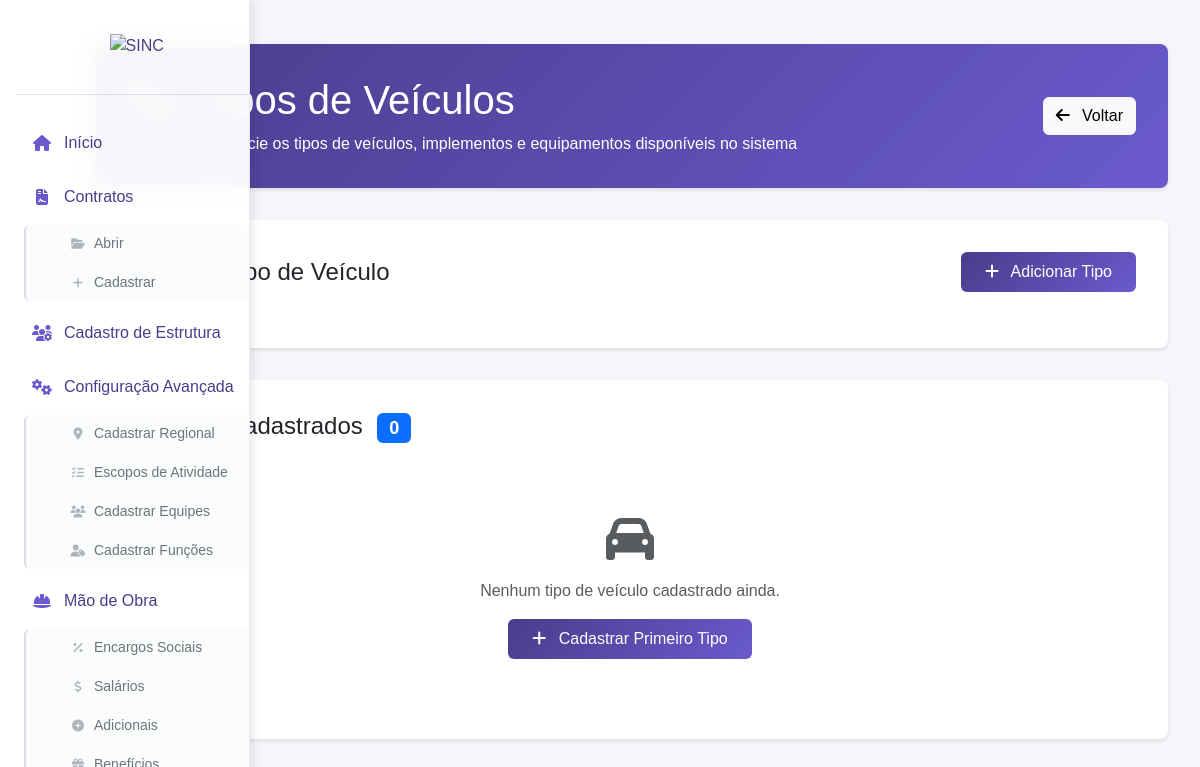
The page /veiculos/tipos/ on the database as committed earlier.
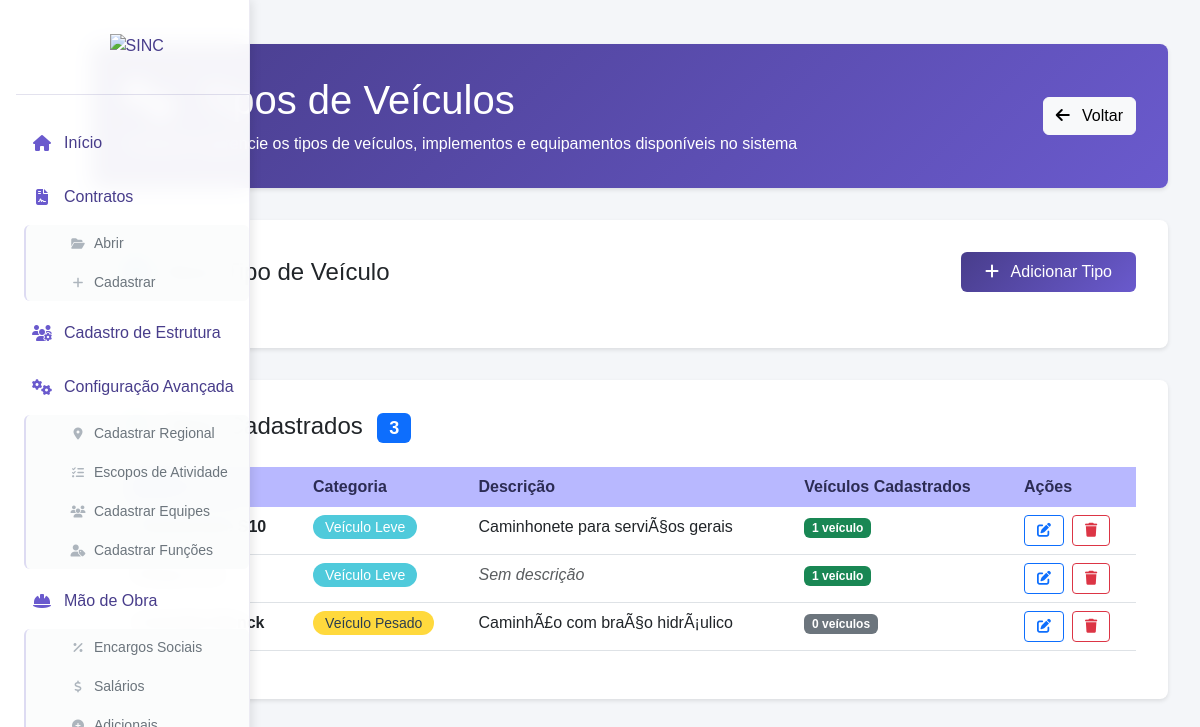
The same page on the database as committed later.
### veiculos/models.py (models this page shows, shortened)
class TipoVeiculo(models.Model):
    CATEGORIA_CHOICES = [
        ('veiculo_leve', 'Veículo Leve'),
        ('veiculo_pesado', 'Veículo Pesado'),
        ('implemento', 'Implemento'),
        ('equipamento', 'Equipamento'),
    ]
    nome = models.CharField(max_length=100, unique=True, verbose_name="Nome do Tipo")
    categoria = models.CharField(
        max_length=50,
        choices=CATEGORIA_CHOICES,
        verbose_name="Categoria"
    )
    descricao = models.TextField(blank=True, null=True, verbose_name="Descrição")
    especificacoes_tecnicas = models.TextField(
        blank=True,
        null=True,
        verbose_name="Especificações Técnicas"
    )
    created_at = models.DateTimeField(auto_now_add=True)
    updated_at = models.DateTimeField(auto_now=True)
    class Meta:
        verbose_name = "Tipo de Veículo"
        verbose_name_plural = "Tipos de Veículos"
        ordering = ['categoria', 'nome']

### veiculos/views.py (the view, shortened to what this page needs)
# urls.py: path('tipos/', TipoVeiculoCreateView.as_view(), name='cadastrar_tipo_veiculo'),
class TipoVeiculoCreateView(CreateView):
    model = TipoVeiculo
    form_class = TipoVeiculoForm
    template_name = "veiculos/cadastrar_tipo_veiculo.html"
    success_url = reverse_lazy("cadastrar_tipo_veiculo")
    def get(self, request, *args, **kwargs):
        return super().get(request, *args, **kwargs)
    def get_context_data(self, **kwargs):
        context = super().get_context_data(**kwargs)
        from django.db.models import Count
        context["tipos"] = TipoVeiculo.objects.annotate(
            total_veiculos=Count('veiculos')
        ).order_by('categoria', 'nome')
        return context

### app/context_processors.py (called while the page is built)
def contrato_context(request):
    contrato_id = request.session.get('contrato_id')
    contrato = None
    if contrato_id:
        try:
            contrato = CadastroContrato.objects.get(contrato=contrato_id)
        except CadastroContrato.DoesNotExist:
            pass
    return {'contrato': contrato}

### veiculos/templates/veiculos/cadastrar_tipo_veiculo.html (shortened to what this page needs)
{% extends 'base.html' %}
{% load static %}
{% block content %}
<div class="container-fluid py-4">
    <div class="page-header">
        <div class="d-flex align-items-center justify-content-between">
            <div>
                <h1 class="mb-2">
                    <i class="fas fa-cogs me-3"></i>
                    Tipos de Veículos
                </h1>
                <p class="mb-0 opacity-90">
                    Cadastre e gerencie os tipos de veículos, implementos e equipamentos disponíveis no sistema
                </p>
            </div>
            <div>
                <a href="{% url 'menu_cadastro_estrutura' %}" class="btn btn-light">
                    <i class="fas fa-arrow-left me-2"></i>
                    Voltar
                </a>
            </div>
        </div>
    </div>
    <div class="form-card">
        <div class="d-flex align-items-center justify-content-between mb-4">
            <h4 class="mb-0">
                <i class="fas fa-plus-circle me-2 text-primary"></i>
                Novo Tipo de Veículo
            </h4>
            <button class="btn btn-primary-custom btn-custom"
                    hx-get="?fragment=form"
                    hx-target="#tipo-form"
                    hx-swap="innerHTML">
                <i class="fas fa-plus me-2"></i>
                Adicionar Tipo
            </button>
        </div>
    </div>
    <div class="form-card">
        <div class="d-flex align-items-center justify-content-between mb-4">
            <h4 class="mb-0">
                <i class="fas fa-list me-2 text-success"></i>
                Tipos Cadastrados
                <span class="badge bg-primary ms-2">{{ tipos.count }}</span>
            </h4>
        </div>
        <div id="lista-tipos" class="table-responsive">
            {% include 'veiculos/_lista_tipos_veiculos_inline.html' %}
        </div>
    </div>
</div>
{% endblock %}

### app/templates/base.html (shortened to what this page needs)
{% load static %}
<!DOCTYPE html>
<html lang="pt-br">
<head>
    <link href="https://cdn.jsdelivr.net/npm/bootstrap@5.3.0/dist/css/bootstrap.min.css" rel="stylesheet">
    <link rel="stylesheet" href="https://cdnjs.cloudflare.com/ajax/libs/font-awesome/6.4.2/css/all.min.css">
</head>
<body>
    <div class="wrapper">
        {% block sidebar %}
            {% include 'components/_sidebar.html' %}
        {% endblock %}
        <div class="content">
            <main>
                {% block content %}{% endblock %}
            </main>
        </div>
    </div>
</body>
</html>

### app/templates/components/_sidebar.html (shortened to what this page needs)
{% load static %}
<div>
    <nav class="sidebar d-flex flex-column">
        <ul class="nav flex-column">
            <li class="nav-item text-center">
                <a href="{% url 'home' %}" class="nav-link d-flex justify-content-center align-items-center" style="height: 60px;" data-tooltip="SINC">
                </a>
            </li>
            <li class="nav-item">
                <a href="{% url 'home' %}" class="nav-link" data-tooltip="Início">
                    <i class="fas fa-home"></i>
                </a>
            </li>
            <li class="nav-item">
                <a href="#" class="nav-link" data-tooltip="Contratos">
                    <i class="fas fa-file-contract"></i>
                </a>
            </li>
            <li class="nav-item">
                <a href="{% url 'selecionar_contrato' %}?next={% url 'menu_cadastro_estrutura' %}" class="nav-link" data-tooltip="Cadastro de Estrutura">
                    <i class="fas fa-users-cog"></i>
                </a>
            </li>
            <li class="nav-item">
                <a href="#" class="nav-link" data-tooltip="Configuração Avançada">
                    <i class="fas fa-cogs"></i>
                </a>
            </li>
            <li class="nav-item">
                <a href="#" class="nav-link" data-tooltip="Mão de Obra">
                    <i class="fas fa-hard-hat"></i>
                </a>
            </li>
            <li class="nav-item">
                <a href="{% url 'dashboard_custo_direto' %}" class="nav-link" data-tooltip="Análise de Custos">
                    <i class="fas fa-chart-line"></i>
                </a>
            </li>
            <li class="nav-item">
                <a href="#" class="nav-link" data-tooltip="Banco de Preços">
                    <i class="fas fa-database"></i>
                </a>
            </li>
            <li class="nav-item">
                <a href="#" class="nav-link" data-tooltip="Análises Avançadas">
                    <i class="fas fa-chart-bar"></i>
                </a>
            </li>
        </ul>
    </nav>
</div>

### veiculos/templates/veiculos/_lista_tipos_veiculos_inline.html
{% if tipos %}
<table class="table table-hover">
    <thead>
        <tr>
            <th style="background: #B8B8FF !important; color: #2C2C54 !important;">Nome</th>
            <th style="background: #B8B8FF !important; color: #2C2C54 !important;">Categoria</th>
            <th style="background: #B8B8FF !important; color: #2C2C54 !important;">Descrição</th>
            <th style="background: #B8B8FF !important; color: #2C2C54 !important;">Veículos Cadastrados</th>
            <th style="background: #B8B8FF !important; color: #2C2C54 !important;" width="120">Ações</th>
        </tr>
    </thead>
    <tbody>
        {% for tipo in tipos %}
        <tr>
            <td>
                <strong>{{ tipo.nome }}</strong>
            </td>
            <td>
                <span class="categoria-badge categoria-{{ tipo.categoria }}">
                    {{ tipo.get_categoria_display }}
                </span>
            </td>
            <td>
                {% if tipo.descricao %}
                    {{ tipo.descricao|truncatechars:80 }}
                {% else %}
                    <em class="text-muted">Sem descrição</em>
                {% endif %}
            </td>
            <td>
                <span class="badge bg-{% if tipo.total_veiculos > 0 %}success{% else %}secondary{% endif %}">
                    {{ tipo.total_veiculos }} veículo{{ tipo.total_veiculos|pluralize }}
                </span>
            </td>
            <td>
                <div class="action-buttons">
                    <button class="btn btn-outline-primary btn-sm-custom"
                            hx-get="{% url 'editar_tipo_veiculo' tipo.pk %}?partial=true"
                            hx-target="#tipo-form"
                            hx-swap="innerHTML"
                            title="Editar">
                        <i class="fas fa-edit"></i>
                    </button>
                    <button class="btn btn-outline-danger btn-sm-custom btn-delete"
                            hx-post="{% url 'excluir_tipo_veiculo' tipo.pk %}"
                            hx-target="#lista-tipos"
                            hx-swap="innerHTML"
                            data-nome="{{ tipo.nome }}"
                            title="Excluir">
                        <i class="fas fa-trash"></i>
                    </button>
                </div>
            </td>
        </tr>
        {% endfor %}
    </tbody>
</table>
{% else %}
<div class="text-center py-5">
    <i class="fas fa-car fa-3x text-muted mb-3"></i>
    <p class="text-muted">Nenhum tipo de veículo cadastrado ainda.</p>
    <button class="btn btn-primary-custom btn-custom"
            hx-get="?fragment=form"
            hx-target="#tipo-form"
            hx-swap="innerHTML">
        <i class="fas fa-plus me-2"></i>
        Cadastrar Primeiro Tipo
    </button>
</div>
{% endif %}

### veiculos/templates/veiculos/cadastrar_tipo_veiculo.html (style rules this page uses)
:root { --primary-color: #483D8B; --secondary-color: #6A5ACD; --success-color: #28a745; --warning-color: #ffc107; --danger-color: #dc3545; --info-color: #17a2b8; --light-color: #f8f9fa; --dark-color: #343a40; --primary-soft: #6B5ACF; --secondary-soft: #8B7ED8; --success-soft: #52C585; --info-soft: #4FCADB; --warning-soft: #FFD93D; --background-soft: #FAFBFF; --border-radius: 8px; --box-shadow: 0 2px 4px rgba(0,0,0,0.1); --box-shadow-hover: 0 4px 12px rgba(0,0,0,0.15); --transition: all 0.3s ease; }
.page-header { background: linear-gradient(135deg, var(--primary-color) 0%, var(--secondary-color) 100%); color: white; padding: 2rem; border-radius: var(--border-radius); margin-bottom: 2rem; box-shadow: var(--box-shadow); }
.form-card { background: white; border-radius: var(--border-radius); box-shadow: var(--box-shadow); padding: 2rem; margin-bottom: 2rem; }
.btn-custom { border-radius: 6px; font-weight: 500; padding: 0.5rem 1.5rem; transition: var(--transition); }
.btn-primary-custom { background: linear-gradient(135deg, var(--primary-color) 0%, var(--secondary-color) 100%); border: none; color: white; }
.categoria-badge { padding: 0.25rem 0.75rem; border-radius: 1rem; font-size: 0.875rem; font-weight: 500; }
.categoria-veiculo_leve { background-color: var(--info-soft); color: white; }
.categoria-veiculo_pesado { background-color: var(--warning-soft); color: #2c3e50; }
.table th { background: linear-gradient(135deg, #B8B8FF 0%, #D8D8FF 100%); color: #2C2C54; border: none; font-weight: 600; }
.action-buttons { display: flex; gap: 0.5rem; }
.btn-sm-custom { padding: 0.25rem 0.75rem; font-size: 0.875rem; border-radius: 4px; }

Rows that differ between the two databases and show on the page:
added TipoVeiculo: nome "Caminhonete S10", categoria "Veículo Leve", descricao "Caminhonete para serviÃ§os gerais", total_veiculos "1"
added TipoVeiculo: categoria "Veículo Leve", descricao "Sem descrição", total_veiculos "1"
added TipoVeiculo: nome "Caminhão Munck", categoria "Veículo Pesado", descricao "CaminhÃ£o com braÃ§o hidrÃ¡ulico", total_veiculos "0"
Other text that changed with them:
{{ tipos.count }}: "0" → "3"
text no longer shown: "Nenhum tipo de veículo cadastrado ainda. Cadastrar Primeiro Tipo"
text now shown: "Categoria Descrição Veículos Cadastrados Ações"
